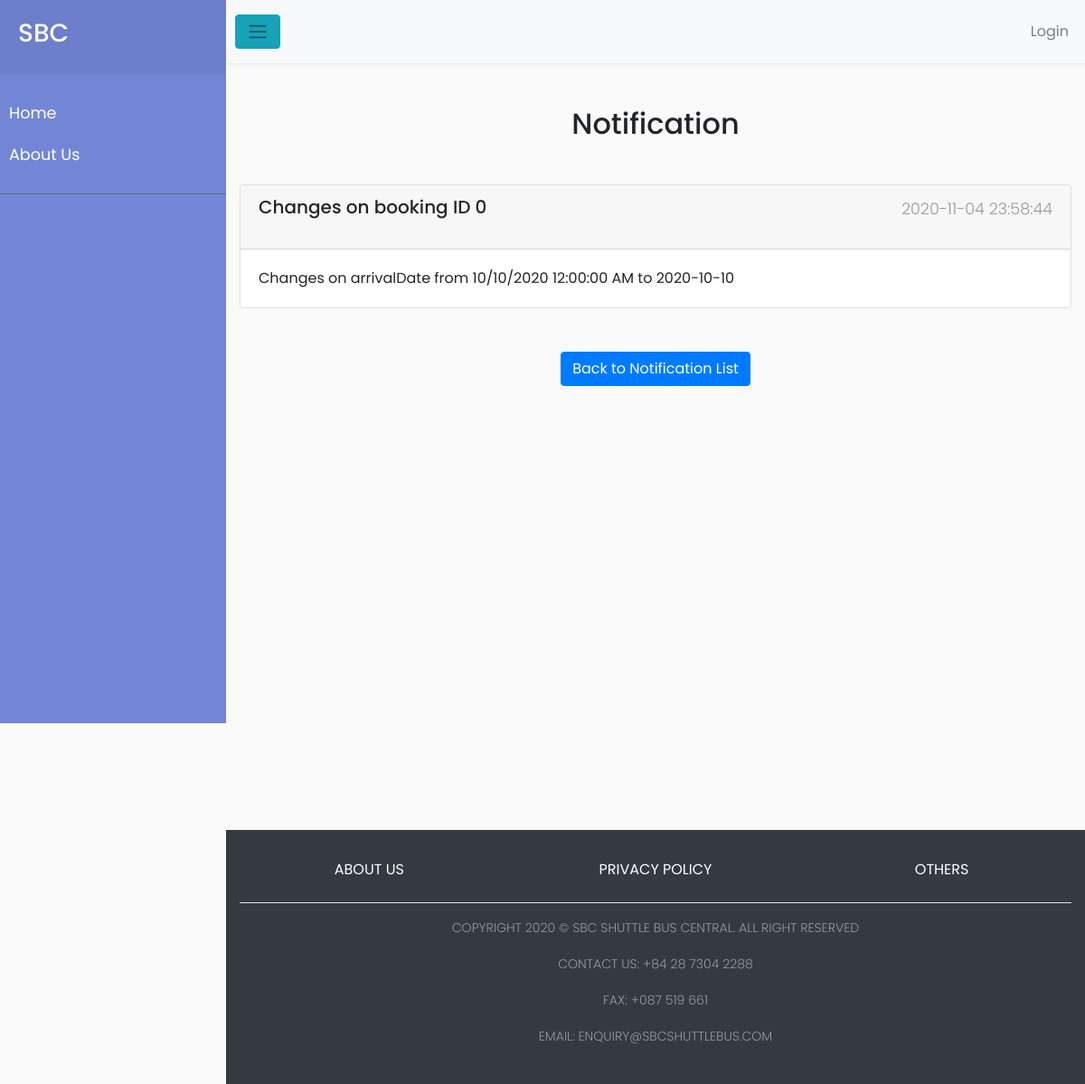
Page /viewNotification.php?id=16 on the committed database.
### tables this page shows
CREATE TABLE `notification` (
  `id` int(11) NOT NULL,
  `recipient` int(11) NOT NULL,
  `title` varchar(500) NOT NULL,
  `description` text NOT NULL,
  `isRead` tinyint(1) NOT NULL DEFAULT 0,
  `createdAt` timestamp NOT NULL DEFAULT current_timestamp()
);

### shared/connect.php (called while the page is built, shortened)
<?php
function query($conn, $query)
{
    return mysqli_query($conn, $query);
}

### viewNotification.php (the view, shortened to what this page needs)
<?php
include_once("shared/connect.php");
function getNotif($conn, $id)
{
    return query($conn, "SELECT * FROM `notification` WHERE `id`=$id AND `recipient`='" . $_SESSION['providerID'] . "'");
}
$notifID = $_GET['id'];
if (preg_match("/^[\d]+$/", $notifID)) {
    $result = getNotif($conn, $notifID);
    if (mysqli_num_rows($result) > 0) {
        $item = mysqli_fetch_assoc($result);
    } else {
        header("Location:listNotification.php");
        exit();
    }
} else {
    header("Location:listNotification.php");
    exit();
}
include_once("shared/header.php");
echo '
<div class="container-fluid min-vh-100">
<h2 class="text-center mt-5">Notification</h2>
<div class="card my-5">
  <div class="card-header d-flex justify-content-between">
  <h5 class="card-title">' . $item['title'] . '</h5>
  <p >' . $item['createdAt'] . '</p>
  </div>
  <div class="card-body">
  ' . $item['description'] . '
  </div>
</div>
<div class="text-center my-5">
<a href="listNotification.php" class="btn btn-primary">Back to Notification List</a>
</div>
</div>
';
?>
<?php
include_once("shared/footer.php");

### styleSidebar.css (style rules this page uses)
body { font-family: 'Poppins', sans-serif; background: #fafafa; }
p { font-family: 'Poppins', sans-serif; font-size: 1.1em; font-weight: 300; line-height: 1.7em; color: #999; }
a, a:hover, a:focus { color: inherit; text-decoration: none; transition: all 0.3s; }

### rows in the picture
notification: title "Changes on booking ID 0", createdAt "2020-11-04 23:58:44", description "Changes on arrivalDate from 10/10/2020 12:00:00 AM to 2020-10-10"
